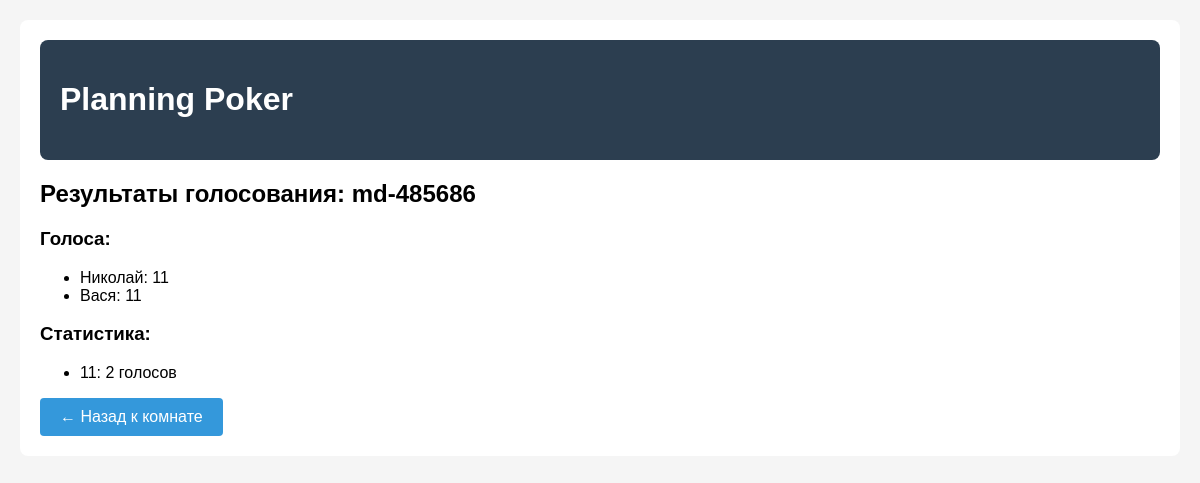
The app's page /task/6/results/ with its own data.
### poker/models.py (models this page shows, shortened)
class Task(models.Model):
    VOTE_CHOICES = [
        ('1', '1'),
        ('2', '2'),
        ('3', '3'),
        ('4', '4'),
        ('5', '5'),
        ('6', '6'),
        ('7', '7'),
        ('8', '8'),
        ('9', '9'),
        ('10', '10'),
        ('11', '11'),
        ('12', '12'),
        ('13', '13'),
        ('14', '14'),
        ('15', '15'),
        ('☕', 'Кофе-брейк'),
    ]
    room = models.ForeignKey(Room, on_delete=models.CASCADE, related_name='tasks')
    title = models.CharField(max_length=200)
    description = models.TextField(blank=True)
    created_at = models.DateTimeField(auto_now_add=True)
    final_score = models.CharField(max_length=10, blank=True, null=True)

class Vote(models.Model):
    task = models.ForeignKey(Task, on_delete=models.CASCADE, related_name='votes')
    voter_name = models.CharField(max_length=100)
    score = models.CharField(max_length=10)
    voted_at = models.DateTimeField(auto_now_add=True)
    class Meta:
        unique_together = ['task', 'voter_name']

### poker/views.py (the view)
# urls.py: path('task/<int:task_id>/results/', views.vote_results, name='vote_results'),
def vote_results(request, task_id):
    task = get_object_or_404(Task, id=task_id)
    votes = task.votes.all()
    vote_counts = {}
    for vote in votes:
        vote_counts[vote.score] = vote_counts.get(vote.score, 0) + 1
    return render(request, 'poker/vote_results.html', {
        'task': task,
        'votes': votes,
        'vote_counts': vote_counts
    })

### templates/poker/vote_results.html
{% extends 'poker/base.html' %}
{% block content %}
<h2>Результаты голосования: {{ task.title }}</h2>
<h3>Голоса:</h3>
<ul>
    {% for vote in votes %}
        <li>{{ vote.voter_name }}: {{ vote.score }}</li>
    {% empty %}
        <li>Пока нет голосов</li>
    {% endfor %}
</ul>
<h3>Статистика:</h3>
<ul>
    {% for score, count in vote_counts.items %}
        <li>{{ score }}: {{ count }} голосов</li>
    {% endfor %}
</ul>
<a href="{% url 'room_detail' task.room.id %}" class="btn">← Назад к комнате</a>
{% endblock %}

### templates/poker/base.html (style rules this page uses)
body { font-family: Arial, sans-serif; margin: 0; padding: 20px; background-color: #f5f5f5; }
.btn { background: #3498db; color: white; padding: 10px 20px; border: none; border-radius: 4px; cursor: pointer; text-decoration: none; display: inline-block; }

### records on screen
Task: title "md-485686"
Vote: voter_name "Николай", score "11", vote_counts "11"
Vote: voter_name "Вася", score "11"

### other values on screen
{{ count }} "2"
